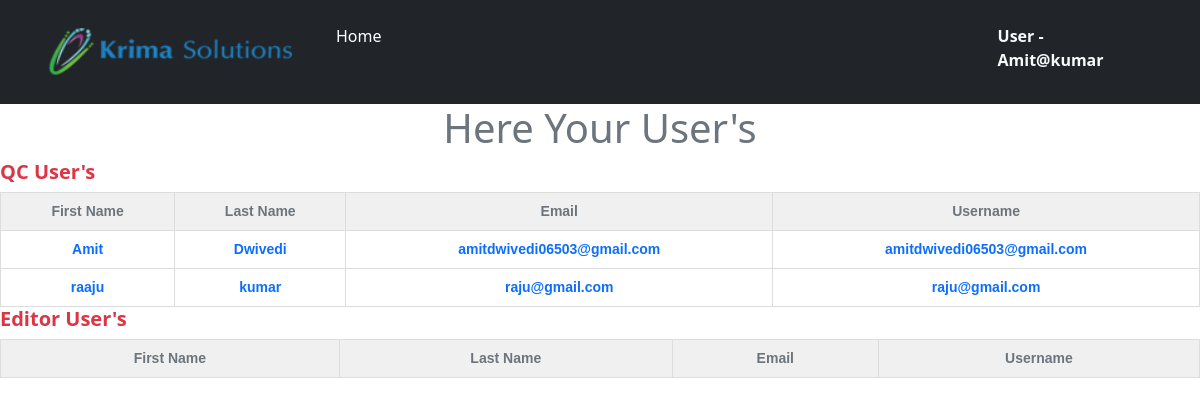
Screenshot of /all_user (signed in) with the database file from the repository.
### App/models.py (models this page shows, shortened)
class Qc_user(models.Model):
    user=models.ForeignKey(User,on_delete=models.CASCADE)

### App/views.py (the view)
# urls.py: path('all_user',v.All_user),
def All_user(request):
    user_types = {
        'QC': Qc_user.objects.all(),
        'Editor': ED_User.objects.all()
    }
    return render(request,'admin_temps/All_user.html',{'user_types':user_types})

### App/templates/admin_temps/All_user.html (shortened to what this page needs)
<!DOCTYPE html>
<html lang="en">
<head>
    {%load static%}
    <link href="https://cdn.jsdelivr.net/npm/bootstrap@5.0.2/dist/css/bootstrap.min.css" rel="stylesheet"
>
</head>
<body>
    <nav class="navbar navbar-expand-lg navbar-dark bg-dark">
        <div class="container">
            <a class="navbar-brand" href="#">
                <img src="/static/image/logo.png" alt="Logo" width="270" height="50">
            </a>
            <div class="collapse navbar-collapse" id="navbarSupportedContent">
                <ul class="navbar-nav me-auto mb-2 mb-lg-0">
                    <li class="nav-item">
                        <a class="nav-link active mt-2" aria-current="page" href="/dashboard">Home</a>
                    </li>
                    <li class="nav-item" style="margin-left: 600px;">
                        <p class="text-light fs-6 nav-link active mt-2 "><strong class="text-light">User - </strong> <b>{{user}}</b></p>
                    </li>
                </ul>
            </div>
        </div>
    </nav>
    <h1 class="text-center text-secondary">Here Your User's</h1>
    {% for user_type, users in user_types.items %}
    <h2 style="font-size: 20px;text-align:left;font-weight: 700;" class="text-danger">{{ user_type }} User's</h2>
    <table>
        <tr>
            <th class="text-secondary text-center">First Name</th>
            <th class="text-secondary text-center">Last Name</th>
            <th class="text-secondary text-center">Email</th>
            <th class="text-secondary text-center">Username</th>
        </tr>
        {% for user in users %}
        <tr>
            <td style="font-weight: 600;" class="text-primary text-center">{{ user.user.first_name }}</td>
            <td style="font-weight: 600;" class="text-primary text-center">{{ user.user.last_name }}</td>
            <td style="font-weight: 600;" class="text-primary text-center">{{ user.user.email }}</td>
            <td style="font-weight: 600;" class="text-primary text-center">{{ user.user.username }}</td>
        </tr>
        {% endfor %}
    </table>
    {% endfor %}
</body>
</html>

### App/templates/admin_temps/All_user.html (style rules this page uses)
table { border-collapse: collapse; width: 100%; }
th, td { border: 1px solid #ddd; padding: 8px; text-align: left; font-size: 14px; font-family: Arial, sans-serif; }
th { background-color: #f0f0f0; font-weight: bold; color: #333; }

### rows the page displays
Qc_user: user.first_name "Amit", user.last_name "Dwivedi", user.email "amitdwivedi06503@gmail.com", user.username "amitdwivedi06503@gmail.com"
Qc_user: user.first_name "raaju", user.last_name "kumar", user.email "raju@gmail.com", user.username "raju@gmail.com"

### other values shown
{{ user }} "Amit@kumar"
{{ user_type }} "QC" "Editor"
